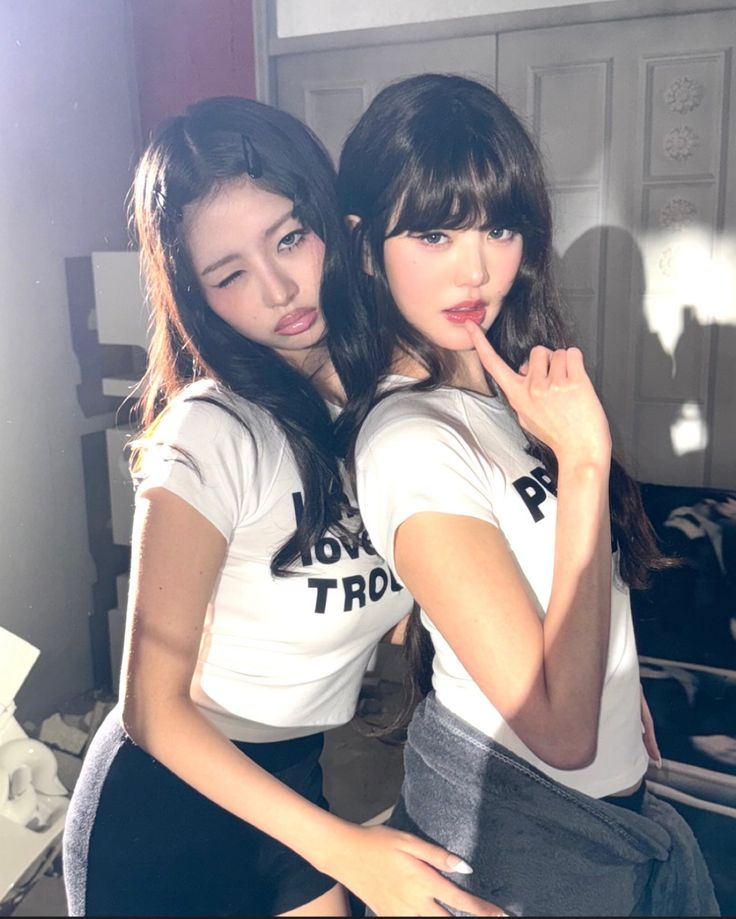
#> input picture imagem.png, 736 x 919 px
$ python converter.py
#> lines starting #> are read from the running program, lines starting #| are printed output that depends on the picture; after the words box and inside, x2 and y2 are one past the last pixel; in counts of white or black regions, pixels touching at a corner belong together
from PIL import Image

def img_to_gray(path_img):
#> called with path_img = 'imagem.png'
    imagem = Image.open(path_img)
#> imagem is the input picture: PIL image 736x919 RGB; mean R, G, B 142.2, 137.5, 141.5
    imagem_cinza = imagem.convert("L")  # Converter para escala de cinza
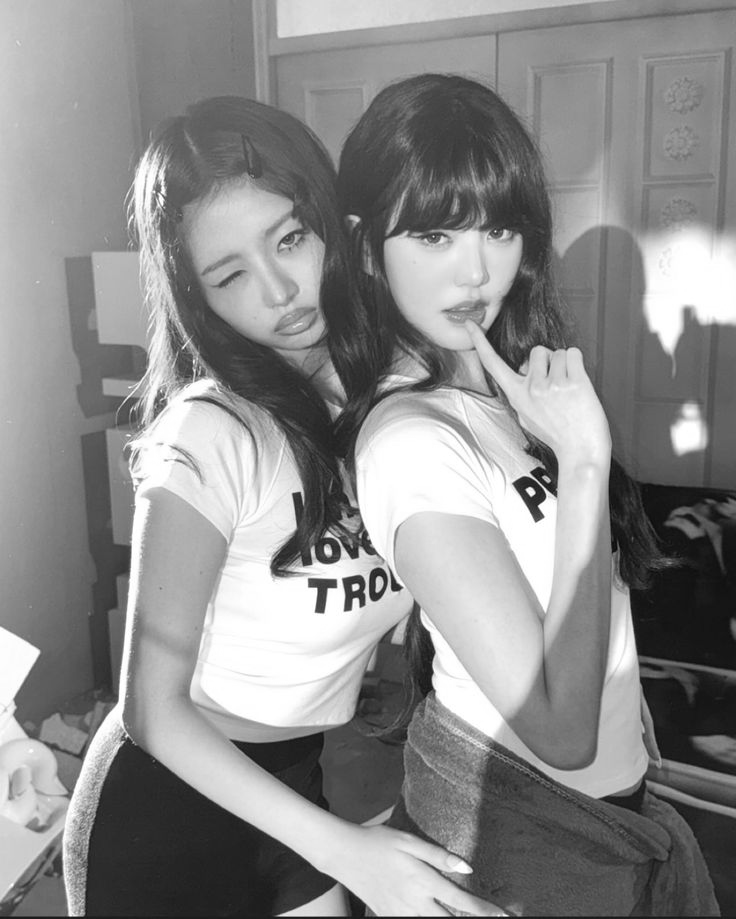
#> imagem_cinza: PIL image 736x919 L; min 9, max 255, mean 139.4
    imagem_cinza.save("imagem_cinza.jpg")
    return imagem_cinza

def img_to_dark(path_img_gray):
#> called with path_img_gray = 'imagem_cinza.jpg'
    imagem = Image.open(path_img_gray)
#> imagem: PIL image 736x919 L
    limiar = 128  # Ajuste o valor conforme necessário
    imagem_escura = imagem.point(lambda x: 255 if x > limiar else 0, '1')
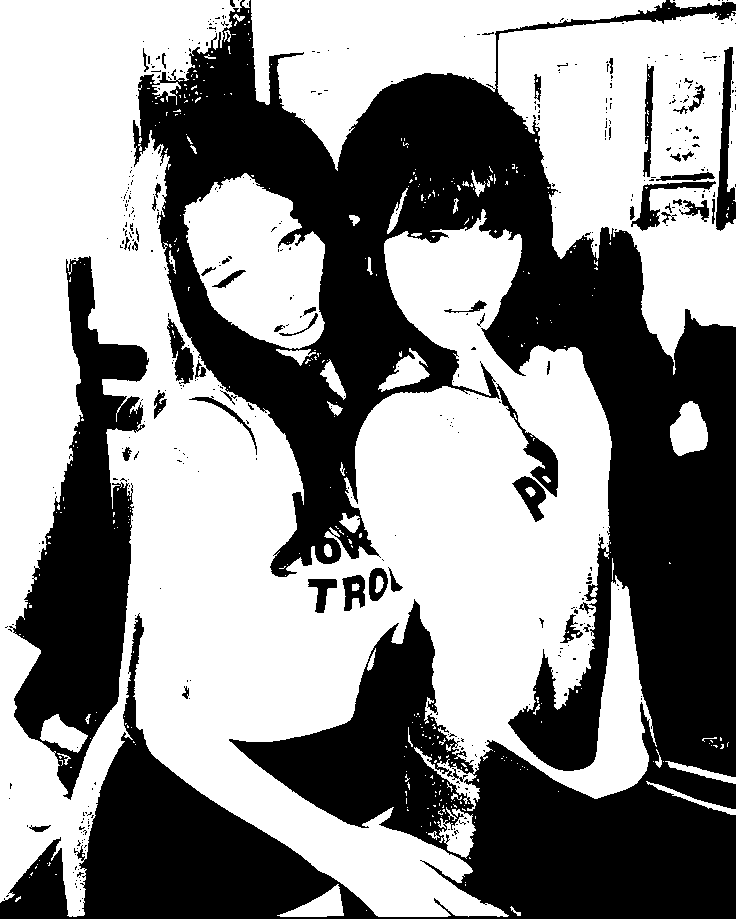
#> imagem_escura: PIL image 736x919 1; 55.7% white; 460 black regions (406 under 20 px), largest, box (x1, y1, x2, y2) and area: (0, 0, 736, 919) 254714, (9, 256, 149, 800) 32043, (716, 47, 736, 231) 1792
    imagem_escura.save("imagem_escura.jpg")
    return imagem_escura

# Colocar caminho da imagem original
imagem_cinza = img_to_gray("imagem.png")

# Colocar o caminho da imagem cinza criada no passo anterior
imagem_escura = img_to_dark("imagem_cinza.jpg")
